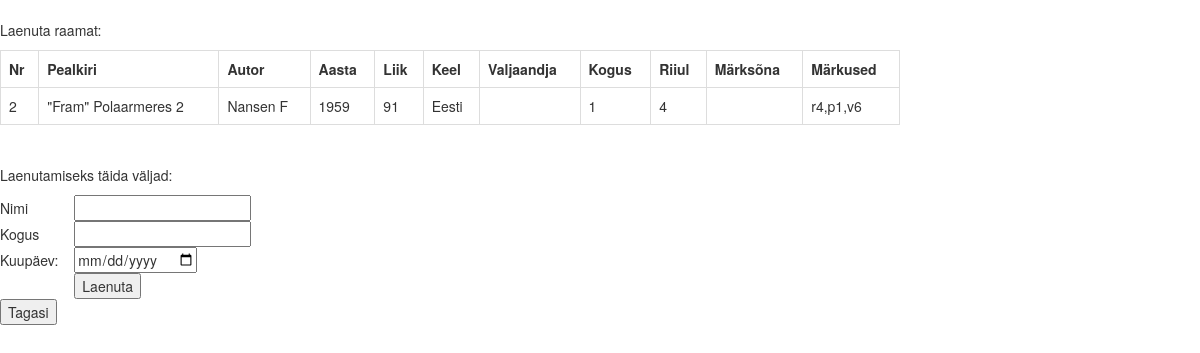
Screenshot of /borrow_book.php?id=2 with the database file from the repository.
### tables this page shows
CREATE TABLE IF NOT EXISTS `book` (
  `id` int(11) NOT NULL AUTO_INCREMENT,
  `pealkiri` varchar(225) NOT NULL,
  `autor` varchar(225) DEFAULT NULL,
  `aasta` int(11) DEFAULT NULL,
  `liik` varchar(50) DEFAULT NULL,
  `keel` varchar(50) DEFAULT NULL,
  `valjaandja` varchar(50) DEFAULT NULL,
  `kogus` varchar(50) DEFAULT NULL,
  `riiul` varchar(50) DEFAULT NULL,
  `marksona` varchar(250) DEFAULT NULL,
  `markused` varchar(250) DEFAULT NULL,
  PRIMARY KEY (`id`)
);

### borrow_book.php (the view, shortened to what this page needs)
<!DOCTYPE html>
<html>
<head>
<link rel="stylesheet" href="styles.css" type="text/css"/>
<link rel="stylesheet" href="https://maxcdn.bootstrapcdn.com/bootstrap/3.3.6/css/bootstrap.min.css" />
</head>
<body>
  <div class="borrow">
  <br>
  <p> Laenuta raamat: </p>
<?php
include_once("config.php");
$id = $_GET['id'];
$result = mysqli_query($conn, "SELECT * FROM book WHERE id=$id") or die("error:".mysqli_error($conn));;
 echo  "<table class='table table-bordered table-sm' style='width:75%;'>
   <tr>
	<th>Nr</th>
	<th>Pealkiri</th>
	<th>Autor</th>
	<th>Aasta</th>
	<th>Liik</th>
	<th>Keel</th>
	<th>Valjaandja</th>
	<th>Kogus</th>
	<th>Riiul</th>
	<th>Märksõna</th>
	<th>Märkused</th>
	</tr>";
while($row = mysqli_fetch_row($result)){
	 echo '
  <tr>
	<td> '.$row["0"].'</td>
	<td>'.$row["1"].'</td>
	<td>'.$row["2"].'</td>
	<td>'.$row["3"].'</td>
	<td>'.$row["4"].'</td>
	<td>'.$row["5"].'</td>
	<td>'.$row["6"].'</td>
	<td>'.$row["7"].'</td>
	<td>'.$row["8"].'</td>
	<td>'.$row["9"].'</td>
	<td>'.$row["10"].'</td>
  </tr> ';
   echo "</table>";
}
?>
<br>
<p>Laenutamiseks täida väljad:</p>
  <form action=" " method="post" name="form1">
		<table width="25%" border="0">
			<tr>
				<td>Nimi</td>
				<td><input type="text" name="lugeja" required></td>
			</tr>
			<tr>
				<td>Kogus</td>
				<td><input type="text" name="kogus" required></td>
			</tr>
			<tr>
				<td>Kuupäev:</td>
				<td><input type="date" name="algus_kp" required></td>
			</tr>
			<tr>
			<td></td>
				<td><input type="submit" name="Submit" value="Laenuta"></td>
			</tr>
		</table>
	</form>
<div class="back_but">
<button onclick="window.location.href='book_data.php';" >Tagasi</button>
</div>
</div>
</body>
</html>

### rows the page displays
book: id "2", pealkiri "\"Fram\" Polaarmeres 2", autor "Nansen F", aasta "1959", liik "91", keel "Eesti", kogus "1", riiul "4", markused "r4,p1,v6"
